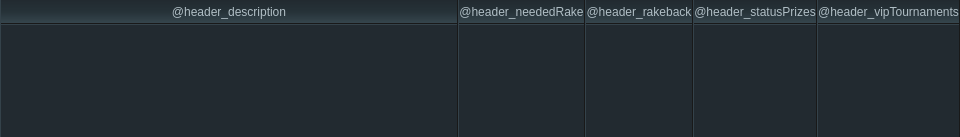
<?xml version="1.0" encoding="UTF-8"?>
<ui version="4.0">
 <class>VipStatusItem</class>
 <widget class="QWidget" name="VipStatusItem">
  <property name="geometry">
   <rect>
    <x>0</x>
    <y>0</y>
    <width>960</width>
    <height>137</height>
   </rect>
  </property>
  <property name="minimumSize">
   <size>
    <width>960</width>
    <height>123</height>
   </size>
  </property>
  <property name="maximumSize">
   <size>
    <width>960</width>
    <height>137</height>
   </size>
  </property>
  <property name="styleSheet">
   <string notr="true">.QWidget {
    background-color: transparent;
}
QLabel {
    color: #b0bec5;
    font: 11px &quot;Open Sans&quot;;
	background-color: qlineargradient(spread:pad, x1:0, y1:1, x2:0, y2:0, stop:0 rgba(55, 71, 79, 255), stop:0.5 rgba(38, 50, 56, 255), stop:1 rgba(34, 42, 48, 255));
border: none;
border-bottom: 1px solid #191919;
border-left: 1px solid #34424a;
border-right: 1px solid #191919;
padding-top: -4px;
}</string>
  </property>
  <layout class="QGridLayout" name="gridLayout" rowstretch="11,0" columnstretch="520,118,79,119,119">
   <property name="leftMargin">
    <number>0</number>
   </property>
   <property name="topMargin">
    <number>0</number>
   </property>
   <property name="rightMargin">
    <number>0</number>
   </property>
   <property name="bottomMargin">
    <number>0</number>
   </property>
   <property name="spacing">
    <number>0</number>
   </property>
   <item row="0" column="0" alignment="Qt::AlignBottom">
    <widget class="QLabel" name="header_description">
     <property name="minimumSize">
      <size>
       <width>0</width>
       <height>24</height>
      </size>
     </property>
     <property name="maximumSize">
      <size>
       <width>16777215</width>
       <height>24</height>
      </size>
     </property>
     <property name="text">
      <string>@header_description</string>
     </property>
     <property name="alignment">
      <set>Qt::AlignCenter</set>
     </property>
    </widget>
   </item>
   <item row="0" column="1" alignment="Qt::AlignBottom">
    <widget class="QLabel" name="header_neededRake">
     <property name="minimumSize">
      <size>
       <width>0</width>
       <height>24</height>
      </size>
     </property>
     <property name="maximumSize">
      <size>
       <width>16777215</width>
       <height>24</height>
      </size>
     </property>
     <property name="text">
      <string>@header_neededRake</string>
     </property>
     <property name="alignment">
      <set>Qt::AlignCenter</set>
     </property>
    </widget>
   </item>
   <item row="0" column="2">
    <widget class="QLabel" name="header_rakeback">
     <property name="minimumSize">
      <size>
       <width>0</width>
       <height>24</height>
      </size>
     </property>
     <property name="maximumSize">
      <size>
       <width>16777215</width>
       <height>24</height>
      </size>
     </property>
     <property name="text">
      <string>@header_rakeback</string>
     </property>
     <property name="alignment">
      <set>Qt::AlignCenter</set>
     </property>
    </widget>
   </item>
   <item row="0" column="3">
    <widget class="QLabel" name="header_statusPrizes">
     <property name="minimumSize">
      <size>
       <width>0</width>
       <height>24</height>
      </size>
     </property>
     <property name="maximumSize">
      <size>
       <width>16777215</width>
       <height>24</height>
      </size>
     </property>
     <property name="text">
      <string>@header_statusPrizes</string>
     </property>
     <property name="alignment">
      <set>Qt::AlignCenter</set>
     </property>
    </widget>
   </item>
   <item row="0" column="4">
    <widget class="QLabel" name="header_vipTournaments">
     <property name="minimumSize">
      <size>
       <width>0</width>
       <height>24</height>
      </size>
     </property>
     <property name="maximumSize">
      <size>
       <width>16777215</width>
       <height>24</height>
      </size>
     </property>
     <property name="text">
      <string>@header_vipTournaments</string>
     </property>
     <property name="alignment">
      <set>Qt::AlignCenter</set>
     </property>
    </widget>
   </item>
   <item row="1" column="0">
    <widget class="QLabel" name="value_description">
     <property name="styleSheet">
      <string notr="true">QLabel {
    background-color: transparent;
    border: 1px solid #34424a;
    border-right: 1px solid #191919;
    border-bottom: none;
 background-color: #222a30;
border-top-right-radius: 1px 0px;
padding: 12px 20px 16px 30px;
font: 13px &quot;Open Sans&quot;;
}</string>
     </property>
     <property name="text">
      <string notr="true"/>
     </property>
     <property name="textFormat">
      <enum>Qt::AutoText</enum>
     </property>
     <property name="alignment">
      <set>Qt::AlignLeading|Qt::AlignLeft|Qt::AlignVCenter</set>
     </property>
     <property name="wordWrap">
      <bool>true</bool>
     </property>
     <property name="openExternalLinks">
      <bool>true</bool>
     </property>
    </widget>
   </item>
   <item row="1" column="1">
    <widget class="QLabel" name="value_neededRake">
     <property name="minimumSize">
      <size>
       <width>0</width>
       <height>24</height>
      </size>
     </property>
     <property name="styleSheet">
      <string notr="true">QLabel {
    background-color: transparent;
    border: 1px solid #34424a;
    border-right: 1px solid #191919;
    border-bottom: none;
 background-color: #222a30;
border-top-right-radius: 1px 0px;
padding: 3px;
}</string>
     </property>
     <property name="text">
      <string notr="true"/>
     </property>
     <property name="alignment">
      <set>Qt::AlignCenter</set>
     </property>
     <property name="wordWrap">
      <bool>true</bool>
     </property>
     <property name="openExternalLinks">
      <bool>true</bool>
     </property>
    </widget>
   </item>
   <item row="1" column="2">
    <widget class="QLabel" name="value_rakeback">
     <property name="minimumSize">
      <size>
       <width>0</width>
       <height>24</height>
      </size>
     </property>
     <property name="styleSheet">
      <string notr="true">QLabel {
    background-color: transparent;
    border: 1px solid #34424a;
    border-right: 1px solid #191919;
    border-bottom: none;
 background-color: #222a30;
border-top-right-radius: 1px 0px;
padding: 3px;
}</string>
     </property>
     <property name="text">
      <string notr="true"/>
     </property>
     <property name="alignment">
      <set>Qt::AlignCenter</set>
     </property>
     <property name="wordWrap">
      <bool>true</bool>
     </property>
     <property name="openExternalLinks">
      <bool>true</bool>
     </property>
    </widget>
   </item>
   <item row="1" column="3">
    <widget class="QLabel" name="value_statusPrizes">
     <property name="minimumSize">
      <size>
       <width>0</width>
       <height>24</height>
      </size>
     </property>
     <property name="styleSheet">
      <string notr="true">QLabel {
    background-color: transparent;
    border: 1px solid #34424a;
    border-right: 1px solid #191919;
    border-bottom: none;
 background-color: #222a30;
border-top-right-radius: 1px 0px;
padding: 3px;
}</string>
     </property>
     <property name="text">
      <string notr="true"/>
     </property>
     <property name="alignment">
      <set>Qt::AlignCenter</set>
     </property>
     <property name="wordWrap">
      <bool>true</bool>
     </property>
     <property name="openExternalLinks">
      <bool>true</bool>
     </property>
    </widget>
   </item>
   <item row="1" column="4">
    <widget class="QLabel" name="value_vipTournaments">
     <property name="minimumSize">
      <size>
       <width>0</width>
       <height>24</height>
      </size>
     </property>
     <property name="styleSheet">
      <string notr="true">QLabel {
    background-color: transparent;
    border: 1px solid #34424a;
    border-right: 1px solid #191919;
    border-bottom: none;
 background-color: #222a30;
border-top-right-radius: 1px 0px;
padding: 3px;
}</string>
     </property>
     <property name="text">
      <string notr="true"/>
     </property>
     <property name="alignment">
      <set>Qt::AlignCenter</set>
     </property>
     <property name="wordWrap">
      <bool>true</bool>
     </property>
     <property name="openExternalLinks">
      <bool>true</bool>
     </property>
    </widget>
   </item>
  </layout>
 </widget>
 <resources/>
 <connections/>
</ui>
